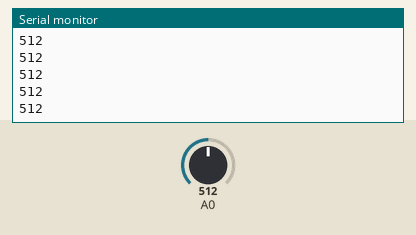
The sketch below on a simulated Arduino Uno, built with avr-gcc and run on an emulated ATmega328P. Shown: the last lines printed to the serial monitor. The inputs (shaded band) are chosen by the test bench; at power-on: A0 = 512.

Above: at 1.2 s.
1.3 s: A0 set to 1007
At 2.4 s:
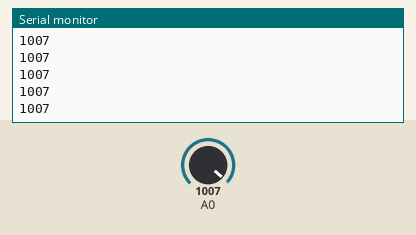
2.8 s: A0 set to 1021
At 3.5 s:
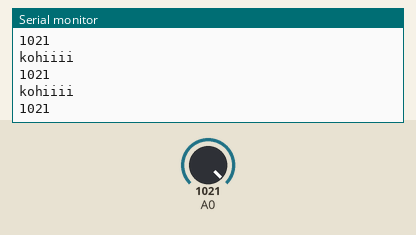
Timing chart, 0 to 5.8 s (numbered marks = the images above; inputs shaded):
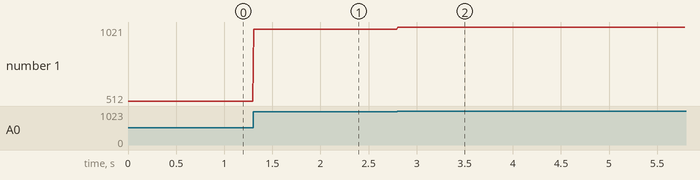

The sketch:

kki.ino
```cpp
//#include <Serial.h>

void setup() {
     Serial.begin(9600) ;     // 9600bpsでシリアル通信のポートを開きます
 }
 void loop() {
     int ans ;

     ans = analogRead(0)  ;   // センサーから読込む
     Serial.println(ans) ;    // シリアルモニターに表示させる
     delay(10) ;             // 500ms時間待ちで繰り返す

     if(ans>1020){
      int c = Serial.read();
      Serial.println("kohiiii");
      delay(10);
     }
 }
```

Measured:
- after the input at 1.3 s, the serial monitor: prints a new line at once (image 1)
- after the input at 2.8 s, the serial monitor: prints a new line at once (image 2)
- plotted number 1: 512 → 1007 after the input at 1.3 s, 1007 → 1021 after the input at 2.8 s
